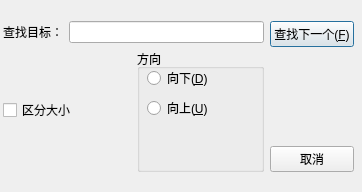
<?xml version="1.0" encoding="UTF-8"?>
<ui version="4.0">
 <class>SerchDialog</class>
 <widget class="QDialog" name="SerchDialog">
  <property name="geometry">
   <rect>
    <x>0</x>
    <y>0</y>
    <width>362</width>
    <height>192</height>
   </rect>
  </property>
  <property name="windowTitle">
   <string>查找</string>
  </property>
  <widget class="QWidget" name="">
   <property name="geometry">
    <rect>
     <x>3</x>
     <y>21</y>
     <width>351</width>
     <height>151</height>
    </rect>
   </property>
   <layout class="QHBoxLayout" name="horizontalLayout_3">
    <item>
     <layout class="QVBoxLayout" name="verticalLayout">
      <item>
       <layout class="QHBoxLayout" name="horizontalLayout">
        <item>
         <widget class="QLabel" name="label">
          <property name="text">
           <string>查找目标：</string>
          </property>
         </widget>
        </item>
        <item>
         <widget class="QLineEdit" name="serchText">
          <property name="cursorMoveStyle">
           <enum>Qt::VisualMoveStyle</enum>
          </property>
         </widget>
        </item>
       </layout>
      </item>
      <item>
       <layout class="QHBoxLayout" name="horizontalLayout_2">
        <item>
         <widget class="QCheckBox" name="cbCaseSensetive">
          <property name="enabled">
           <bool>true</bool>
          </property>
          <property name="text">
           <string>区分大小</string>
          </property>
         </widget>
        </item>
        <item>
         <widget class="QGroupBox" name="groupBox">
          <property name="title">
           <string>方向</string>
          </property>
          <property name="flat">
           <bool>false</bool>
          </property>
          <property name="checkable">
           <bool>false</bool>
          </property>
          <widget class="QRadioButton" name="rbUp">
           <property name="geometry">
            <rect>
             <x>10</x>
             <y>50</y>
             <width>121</width>
             <height>18</height>
            </rect>
           </property>
           <property name="text">
            <string>向上(&amp;U)     </string>
           </property>
          </widget>
          <widget class="QRadioButton" name="rbDown">
           <property name="geometry">
            <rect>
             <x>10</x>
             <y>20</y>
             <width>97</width>
             <height>18</height>
            </rect>
           </property>
           <property name="text">
            <string>向下(&amp;D)     </string>
           </property>
          </widget>
         </widget>
        </item>
       </layout>
      </item>
     </layout>
    </item>
    <item>
     <layout class="QVBoxLayout" name="verticalLayout_2">
      <item>
       <widget class="QPushButton" name="btFindNext">
        <property name="text">
         <string>查找下一个(&amp;F)</string>
        </property>
       </widget>
      </item>
      <item>
       <spacer name="verticalSpacer">
        <property name="orientation">
         <enum>Qt::Vertical</enum>
        </property>
        <property name="sizeHint" stdset="0">
         <size>
          <width>20</width>
          <height>40</height>
         </size>
        </property>
       </spacer>
      </item>
      <item>
       <widget class="QPushButton" name="btCancel">
        <property name="text">
         <string>取消</string>
        </property>
       </widget>
      </item>
     </layout>
    </item>
   </layout>
  </widget>
 </widget>
 <resources/>
 <connections/>
</ui>
